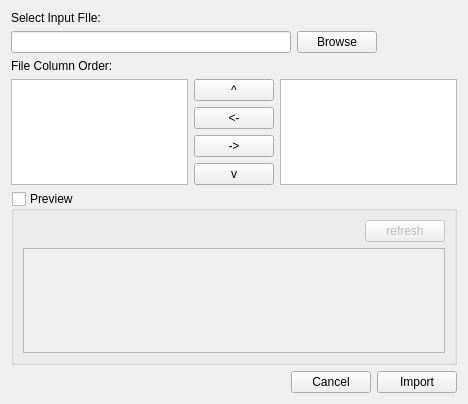
<?xml version="1.0" encoding="UTF-8"?>
<ui version="4.0">
 <class>ImportList</class>
 <widget class="QDialog" name="ImportList">
  <property name="geometry">
   <rect>
    <x>0</x>
    <y>0</y>
    <width>468</width>
    <height>404</height>
   </rect>
  </property>
  <property name="windowTitle">
   <string>Dialog</string>
  </property>
  <layout class="QVBoxLayout" name="verticalLayout_3">
   <item>
    <widget class="QLabel" name="label">
     <property name="text">
      <string>Select Input FIle:</string>
     </property>
    </widget>
   </item>
   <item>
    <layout class="QHBoxLayout" name="horizontalLayout">
     <item>
      <widget class="QLineEdit" name="leFilePath">
       <property name="sizePolicy">
        <sizepolicy hsizetype="Expanding" vsizetype="Fixed">
         <horstretch>0</horstretch>
         <verstretch>0</verstretch>
        </sizepolicy>
       </property>
       <property name="minimumSize">
        <size>
         <width>280</width>
         <height>0</height>
        </size>
       </property>
      </widget>
     </item>
     <item>
      <widget class="QPushButton" name="pbBrowse">
       <property name="text">
        <string>Browse</string>
       </property>
       <property name="autoDefault">
        <bool>false</bool>
       </property>
      </widget>
     </item>
     <item>
      <spacer name="horizontalSpacer_2">
       <property name="orientation">
        <enum>Qt::Horizontal</enum>
       </property>
       <property name="sizeHint" stdset="0">
        <size>
         <width>40</width>
         <height>20</height>
        </size>
       </property>
      </spacer>
     </item>
    </layout>
   </item>
   <item>
    <widget class="QLabel" name="label_2">
     <property name="text">
      <string>File Column Order:</string>
     </property>
    </widget>
   </item>
   <item>
    <layout class="QHBoxLayout" name="horizontalLayout_2">
     <item>
      <widget class="QListWidget" name="lwColumnOrder"/>
     </item>
     <item>
      <layout class="QVBoxLayout" name="verticalLayout">
       <item>
        <widget class="QPushButton" name="pbMoveUp">
         <property name="text">
          <string>^</string>
         </property>
         <property name="autoDefault">
          <bool>false</bool>
         </property>
        </widget>
       </item>
       <item>
        <widget class="QPushButton" name="pbAdd">
         <property name="text">
          <string>&lt;-</string>
         </property>
         <property name="autoDefault">
          <bool>false</bool>
         </property>
        </widget>
       </item>
       <item>
        <widget class="QPushButton" name="pbRemove">
         <property name="text">
          <string>-&gt;</string>
         </property>
         <property name="autoDefault">
          <bool>false</bool>
         </property>
        </widget>
       </item>
       <item>
        <widget class="QPushButton" name="pbMoveDown">
         <property name="text">
          <string>v</string>
         </property>
         <property name="autoDefault">
          <bool>false</bool>
         </property>
        </widget>
       </item>
       <item>
        <spacer name="verticalSpacer">
         <property name="orientation">
          <enum>Qt::Vertical</enum>
         </property>
         <property name="sizeHint" stdset="0">
          <size>
           <width>20</width>
           <height>40</height>
          </size>
         </property>
        </spacer>
       </item>
      </layout>
     </item>
     <item>
      <widget class="QListWidget" name="lwAvailableColumns"/>
     </item>
    </layout>
   </item>
   <item>
    <widget class="QGroupBox" name="gbPreview">
     <property name="title">
      <string>Preview</string>
     </property>
     <property name="alignment">
      <set>Qt::AlignLeading|Qt::AlignLeft|Qt::AlignTop</set>
     </property>
     <property name="flat">
      <bool>false</bool>
     </property>
     <property name="checkable">
      <bool>true</bool>
     </property>
     <property name="checked">
      <bool>false</bool>
     </property>
     <layout class="QVBoxLayout" name="verticalLayout_2">
      <item>
       <layout class="QVBoxLayout" name="verticalLayout_4">
        <item>
         <layout class="QGridLayout" name="gridLayout">
          <item row="0" column="1">
           <widget class="QPushButton" name="pbRefresh">
            <property name="text">
             <string>refresh</string>
            </property>
            <property name="autoDefault">
             <bool>false</bool>
            </property>
            <property name="flat">
             <bool>false</bool>
            </property>
           </widget>
          </item>
          <item row="0" column="0">
           <spacer name="horizontalSpacer_3">
            <property name="orientation">
             <enum>Qt::Horizontal</enum>
            </property>
            <property name="sizeHint" stdset="0">
             <size>
              <width>40</width>
              <height>20</height>
             </size>
            </property>
           </spacer>
          </item>
         </layout>
        </item>
        <item>
         <widget class="QTableWidget" name="twPreview">
          <attribute name="horizontalHeaderShowSortIndicator" stdset="0">
           <bool>false</bool>
          </attribute>
          <attribute name="verticalHeaderVisible">
           <bool>false</bool>
          </attribute>
         </widget>
        </item>
       </layout>
      </item>
     </layout>
    </widget>
   </item>
   <item>
    <layout class="QHBoxLayout" name="horizontalLayout_3">
     <item>
      <spacer name="horizontalSpacer">
       <property name="orientation">
        <enum>Qt::Horizontal</enum>
       </property>
       <property name="sizeHint" stdset="0">
        <size>
         <width>40</width>
         <height>20</height>
        </size>
       </property>
      </spacer>
     </item>
     <item>
      <widget class="QPushButton" name="pbCancel">
       <property name="text">
        <string>Cancel</string>
       </property>
       <property name="autoDefault">
        <bool>false</bool>
       </property>
      </widget>
     </item>
     <item>
      <widget class="QPushButton" name="pbImport">
       <property name="text">
        <string>Import</string>
       </property>
       <property name="autoDefault">
        <bool>false</bool>
       </property>
      </widget>
     </item>
    </layout>
   </item>
  </layout>
 </widget>
 <resources/>
 <connections/>
</ui>
